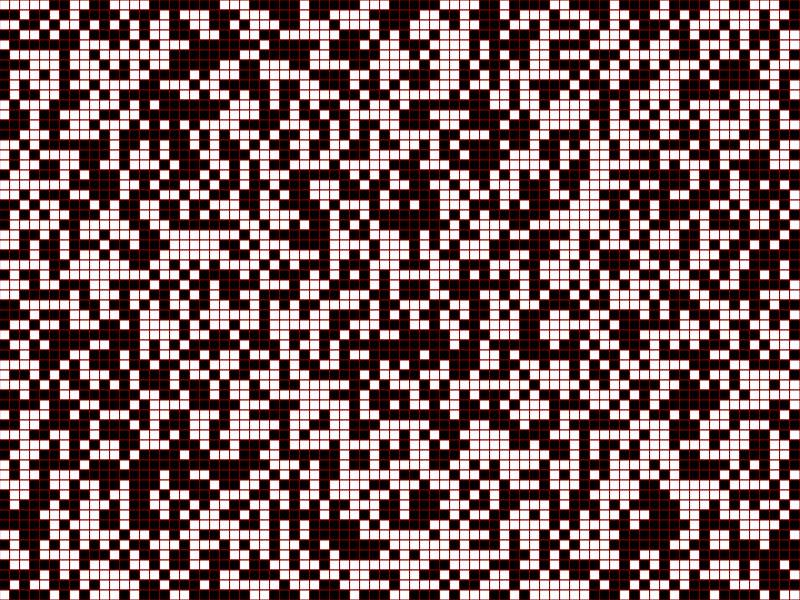
Frame 1 (no input)
Frame 60 (no input): identical to frame 1, image omitted
Frame 120 (the mouse pressed at the canvas centre since frame 60): identical to frame 1, image omitted

The p5.js sketch that drew this single still picture (run headless with seeded random() and noise() and a simulated clock; from frame 60 on, the mouse is pressed at the canvas centre):

// p5.js sketch
// ── sketch.js
/* The Game of Life, by John Conway - https://web.stanford.edu/class/sts145/Library/life.pdf */

let res = 10;
let cols, rows;
let grid;
let start = false;

function setup() {
  createCanvas(800, 600);
  frameRate(30);
  cols = floor(width  / res);
  rows = floor(height / res);
  grid = new Array(cols).fill(0).map(() => new Array(rows).fill(0));
  for (let i = 0; i < grid.length; i++){
    for (let j = 0; j < grid[j].length; j++){
      grid[i][j] = int(random(0, 2));
    }
  }
}

function draw() {
  background(0);
  stroke(128 * (1 - start), 128 * start, 128 * start);

  if (start){
    /* Game rules here */
    let n_grid = new Array(cols).fill(0).map(() => new Array(rows).fill(0));
    
    for (let i = 0; i < grid.length; i++){
      for (let j = 0; j < grid[j].length; j++){
        let current_cell = grid[i][j]; // CURRENT CELL
        n_grid[i][j] = current_cell;

        let counter = 0;
        for (let x = -1; x <= 1; x++){
          for (let y = -1; y <= 1; y++){
            let x_ = (grid.length + i + x) % grid.length;
            let y_ = (grid[j].length + j + y) % grid[j].length;
            if(!(x == 0 && y == 0)){
              counter += grid[x_][y_] // CURRENT NEIGHBOUR
            }
          }
        }

        if(current_cell == 0 && counter == 3){
          n_grid[i][j] = 1;
        }
        if(current_cell == 1 && !(counter == 2 || counter == 3)){
          n_grid[i][j] = 0;
        }
      }
    }

    grid = n_grid;
  }

  for (let i = 0; i < grid.length; i++){
    for (let j = 0; j < grid[j].length; j++){
      let state = 255 * grid[i][j];
      fill(state);
      square(i * res, j * res, res);
    }
  }
}

function mouseClicked() {
  let i = floor(mouseX / res);
  let j = floor(mouseY / res);
  grid[i][j] = 1 - grid[i][j];
}

function keyPressed() {
  if (keyCode === ENTER){
    start = !start;
  }
  if (keyCode === BACKSPACE){
    grid = new Array(cols).fill(0).map(() => new Array(rows).fill(0));
    start = false;
  }
}
